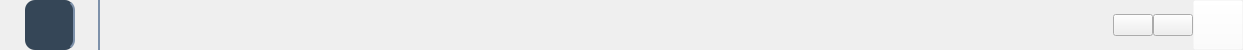
        <widget class="QWidget" name="widget_2" native="true">
         <property name="maximumSize">
          <size>
           <width>16777215</width>
           <height>50</height>
          </size>
         </property>
         <property name="styleSheet">
          <string notr="true">#widget_2{
background-color: rgba(32, 255, 51, 0);
border-top-left-radius: 10px;
border-top-right-radius: 10px;
border-bottom : 1px solid rgb(0, 85, 127)}</string>
         </property>
         <layout class="QHBoxLayout" name="horizontalLayout_2">
          <property name="spacing">
           <number>0</number>
          </property>
          <property name="leftMargin">
           <number>0</number>
          </property>
          <property name="topMargin">
           <number>0</number>
          </property>
          <property name="rightMargin">
           <number>0</number>
          </property>
          <property name="bottomMargin">
           <number>0</number>
          </property>
          <item>
           <widget class="QWidget" name="widget_5" native="true">
            <property name="minimumSize">
             <size>
              <width>0</width>
              <height>50</height>
             </size>
            </property>
            <property name="maximumSize">
             <size>
              <width>16777215</width>
              <height>50</height>
             </size>
            </property>
            <layout class="QHBoxLayout" name="horizontalLayout_4">
             <property name="spacing">
              <number>0</number>
             </property>
             <property name="leftMargin">
              <number>0</number>
             </property>
             <property name="topMargin">
              <number>0</number>
             </property>
             <property name="rightMargin">
              <number>0</number>
             </property>
             <property name="bottomMargin">
              <number>0</number>
             </property>
             <item>
              <widget class="QWidget" name="widget_9" native="true">
               <property name="minimumSize">
                <size>
                 <width>100</width>
                 <height>50</height>
                </size>
               </property>
               <property name="maximumSize">
                <size>
                 <width>100</width>
                 <height>50</height>
                </size>
               </property>
               <property name="styleSheet">
                <string notr="true">border-right : 2px solid rgb(125, 145, 170)</string>
               </property>
               <layout class="QHBoxLayout" name="horizontalLayout_7">
                <property name="spacing">
                 <number>0</number>
                </property>
                <property name="leftMargin">
                 <number>0</number>
                </property>
                <property name="topMargin">
                 <number>0</number>
                </property>
                <property name="rightMargin">
                 <number>0</number>
                </property>
                <property name="bottomMargin">
                 <number>0</number>
                </property>
                <item>
                 <widget class="QLabel" name="label">
                  <property name="minimumSize">
                   <size>
                    <width>50</width>
                    <height>50</height>
                   </size>
                  </property>
                  <property name="maximumSize">
                   <size>
                    <width>50</width>
                    <height>50</height>
                   </size>
                  </property>
                  <property name="styleSheet">
                   <string notr="true">background-color : rgb(53, 70, 87);
border-radius : 10px</string>
                  </property>
                  <property name="text">
                   <string/>
                  </property>
                  <property name="pixmap">
                   <pixmap>C:/Users/ADMIN/Downloads/Fox.png</pixmap>
                  </property>
                  <property name="alignment">
                   <set>Qt::AlignCenter</set>
                  </property>
                 </widget>
                </item>
               </layout>
              </widget>
             </item>
             <item>
              <spacer name="horizontalSpacer_2">
               <property name="orientation">
                <enum>Qt::Horizontal</enum>
               </property>
               <property name="sizeHint" stdset="0">
                <size>
                 <width>1013</width>
                 <height>20</height>
                </size>
               </property>
              </spacer>
             </item>
            </layout>
           </widget>
          </item>
          <item>
           <widget class="QWidget" name="widget_4" native="true">
            <layout class="QHBoxLayout" name="horizontalLayout_3">
             <property name="spacing">
              <number>0</number>
             </property>
             <property name="leftMargin">
              <number>0</number>
             </property>
             <property name="topMargin">
              <number>0</number>
             </property>
             <property name="rightMargin">
              <number>0</number>
             </property>
             <property name="bottomMargin">
              <number>0</number>
             </property>
             <item>
              <widget class="QPushButton" name="btn_substract">
               <property name="styleSheet">
                <string notr="true">background-color: rgba(255, 255, 255, 0);
background-color:rgba(255,255,255,0);box-shadow:0,0,0,0}
#btn_substract:hover{
background-color:rgb(0,160,255);


</string>
               </property>
               <property name="text">
                <string/>
               </property>
               <property name="icon">
                <iconset>
                 <normaloff>C:/Users/ADMIN/Downloads/subtract-1--button-delete-buttons-subtract-horizontal-remove-line-add-mathematics-math-minus (1).png</normaloff>C:/Users/ADMIN/Downloads/subtract-1--button-delete-buttons-subtract-horizontal-remove-line-add-mathematics-math-minus (1).png</iconset>
               </property>
              </widget>
             </item>
             <item>
              <widget class="QPushButton" name="btn_pile_stack">
               <property name="styleSheet">
                <string notr="true">background-color: rgba(255, 255, 255, 0);
background-color:rgba(255,255,255,0);box-shadow:0,0,0,0}
#btn_pile_stack:hover{
background-color:rgb(0,160,255);
</string>
               </property>
               <property name="text">
                <string/>
               </property>
               <property name="icon">
                <iconset>
                 <normaloff>C:/Users/ADMIN/Downloads/layers-2--design-layer-layers-pile-stack-align (1).png</normaloff>C:/Users/ADMIN/Downloads/layers-2--design-layer-layers-pile-stack-align (1).png</iconset>
               </property>
              </widget>
             </item>
             <item>
              <widget class="QPushButton" name="btn_exit">
               <property name="minimumSize">
                <size>
                 <width>50</width>
                 <height>50</height>
                </size>
               </property>
               <property name="styleSheet">
                <string notr="true">#btn_exit{background-color: rgba(255, 255, 255, 0);
background-color:rgba(255,255,255,0);
}
#btn_exit:hover{
background-color: qlineargradient(spread:pad, x1:0, y1:0, x2:1, y2:0, stop:0 rgb(3, 134, 253), stop:1 rgb(1, 81, 255));
border-top-right-radius: 10px;
}</string>
               </property>
               <property name="text">
                <string/>
               </property>
               <property name="icon">
                <iconset>
                 <normaloff>C:/Users/ADMIN/Downloads/delete-1--remove-add-button-buttons-delete-cross-x-mathematics-multiply-math.png</normaloff>C:/Users/ADMIN/Downloads/delete-1--remove-add-button-buttons-delete-cross-x-mathematics-multiply-math.png</iconset>
               </property>
              </widget>
             </item>
            </layout>
           </widget>
          </item>
         </layout>
        </widget>
